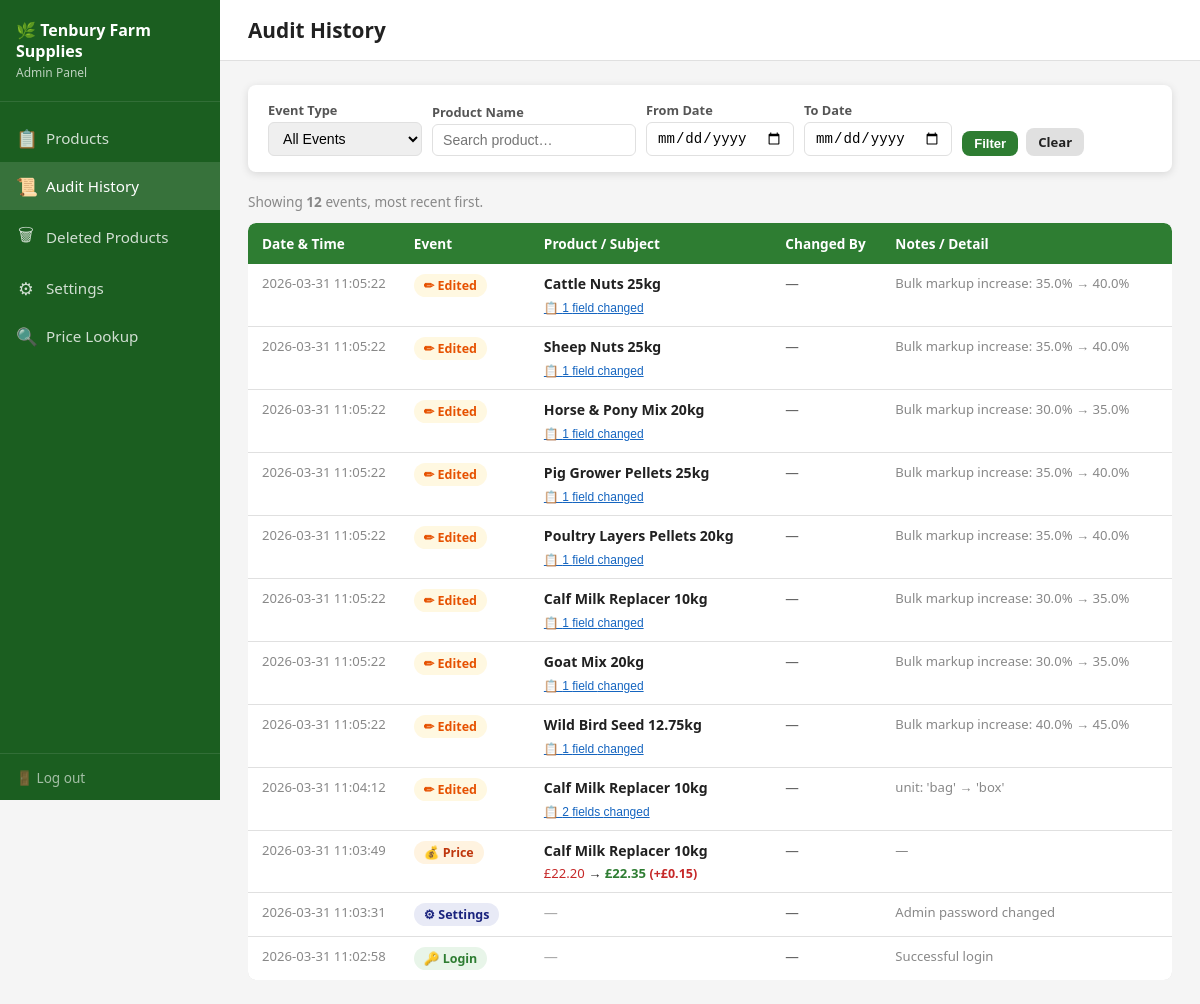
/admin/history (signed in), run on the app's committed database.
### tables this page shows
CREATE TABLE settings (
            key   TEXT PRIMARY KEY,
            value TEXT NOT NULL
        );

CREATE TABLE audit_log (
            id           INTEGER PRIMARY KEY AUTOINCREMENT,
            event_type   TEXT    NOT NULL,
            product_id   INTEGER,
            product_name TEXT    NOT NULL DEFAULT '',
            changed_by   TEXT    NOT NULL DEFAULT '',
            notes        TEXT    NOT NULL DEFAULT '',
            old_data     TEXT,
            new_data     TEXT,
            changed_at   TEXT    NOT NULL DEFAULT ''
        );

### app.py (the view)
@app.route("/admin/history")
@require_admin
def admin_history():
    db = get_db()
    event_filter   = request.args.get("event_type", "")
    product_filter = request.args.get("product", "").strip()
    date_from      = request.args.get("date_from", "").strip()
    date_to        = request.args.get("date_to", "").strip()
    query  = "SELECT * FROM audit_log WHERE 1=1"
    params = []
    if event_filter:
        query += " AND event_type=?"
        params.append(event_filter)
    if product_filter:
        query += " AND product_name LIKE ?"
        params.append(f"%{product_filter}%")
    if date_from:
        query += " AND changed_at >= ?"
        params.append(date_from + " 00:00:00")
    if date_to:
        query += " AND changed_at <= ?"
        params.append(date_to + " 23:59:59")
    query += " ORDER BY changed_at DESC LIMIT 500"
    rows = db.execute(query, params).fetchall()
    history = []
    for r in rows:
        entry = dict(r)
        try:
            entry["old_data"] = json.loads(r["old_data"]) if r["old_data"] else None
        except Exception:
            entry["old_data"] = None
        try:
            entry["new_data"] = json.loads(r["new_data"]) if r["new_data"] else None
        except Exception:
            entry["new_data"] = None
        history.append(entry)
    event_types = [
        "product_added", "product_edited", "product_deleted", "product_restored",
        "price_changed", "category_added", "category_deleted",
        "unit_added", "unit_deleted", "settings_changed",
        "admin_login", "admin_logout"
    ]
    return render_template("admin_history.html",
                           history=history,
                           event_types=event_types,
                           event_filter=event_filter,
                           product_filter=product_filter,
                           date_from=date_from,
                           date_to=date_to,
                           shop_name=get_setting("shop_name"))

### app.py (called while the page is built)
def require_admin(f):
    @wraps(f)
    def decorated(*args, **kwargs):
        if not session.get("admin_logged_in"):
            flash("Please log in to access the admin panel.", "info")
            return redirect(url_for("admin_login"))
        return f(*args, **kwargs)
    return decorated

def get_db():
    if "db" not in g:
        g.db = sqlite3.connect(DB_PATH)
        g.db.row_factory = sqlite3.Row
        g.db.execute("PRAGMA journal_mode=WAL")
    return g.db

def get_setting(key, default=""):
    db = get_db()
    row = db.execute("SELECT value FROM settings WHERE key=?", (key,)).fetchone()
    return row["value"] if row else default

### templates/admin_history.html (shortened to what this page needs)
<!DOCTYPE html>
<html lang="en">
<head>
  <link rel="stylesheet" href="{{ url_for('static', filename='css/style.css') }}">
</head>
<body>
<div class="admin-layout">
  <aside class="admin-sidebar">
    <div class="sidebar-brand">
      <h2>🌿 {{ shop_name }}</h2>
      <div class="brand-sub">Admin Panel</div>
    </div>
    <nav class="sidebar-nav">
      <a href="{{ url_for('admin_products') }}">
        <span class="nav-icon">📋</span> Products
      </a>
      <a href="{{ url_for('admin_history') }}" class="active">
        <span class="nav-icon">📜</span> Audit History
      </a>
      <a href="{{ url_for('admin_deleted_products') }}">
        <span class="nav-icon">🗑</span> Deleted Products
      </a>
      <a href="{{ url_for('admin_settings') }}">
        <span class="nav-icon">⚙</span> Settings
      </a>
      <a href="{{ url_for('index') }}" target="_blank">
        <span class="nav-icon">🔍</span> Price Lookup
      </a>
    </nav>
    <div class="sidebar-footer">
      <a href="{{ url_for('admin_logout') }}">🚪 Log out</a>
    </div>
  </aside>
  <div class="admin-main">
    <div class="admin-topbar">
      <h1>Audit History</h1>
    </div>
    <div class="admin-content">
      <form method="GET" class="filter-bar">
        <div>
          <label>Event Type</label>
          <select name="event_type">
            <option value="">All Events</option>
          </select>
        </div>
        <div>
          <label>Product Name</label>
          <input type="text" name="product" value="{{ product_filter }}" placeholder="Search product…">
        </div>
        <div>
          <label>From Date</label>
          <input type="date" name="date_from" value="{{ date_from }}">
        </div>
        <div>
          <label>To Date</label>
          <input type="date" name="date_to" value="{{ date_to }}">
        </div>
        <div style="display:flex;gap:8px;align-items:flex-end">
          <button type="submit" class="btn btn-primary btn-sm">Filter</button>
          <a href="{{ url_for('admin_history') }}" class="btn btn-secondary btn-sm">Clear</a>
        </div>
      </form>
      {% if history %}
        <p style="color:#888;font-size:0.85rem;margin-bottom:12px">
          Showing <strong>{{ history|length }}</strong> event{{ 's' if history|length != 1 else '' }}, most recent first.
        </p>
        <div class="table-wrap">
        <table class="history-table" style="table-layout:auto">
          <thead>
            <tr>
              <th style="width:150px">Date &amp; Time</th>
              <th style="width:130px">Event</th>
              <th>Product / Subject</th>
              <th style="width:110px">Changed By</th>
              <th>Notes / Detail</th>
            </tr>
          </thead>
          <tbody>
            {% for h in history %}
            <tr class="history-row">
              <td style="white-space:nowrap;color:#888;font-size:0.82rem">{{ h.changed_at }}</td>
              <td>
                <span class="event-badge ev-{{ h.event_type }}">
                  {% if h.event_type == 'product_added' %}➕ Added
                  {% elif h.event_type == 'product_edited' %}✏ Edited
                  {% elif h.event_type == 'product_deleted' %}🗑 Deleted
                  {% elif h.event_type == 'product_restored' %}♻ Restored
                  {% elif h.event_type == 'price_changed' %}💰 Price
                  {% elif h.event_type == 'category_added' %}📁 Cat+
                  {% elif h.event_type == 'category_deleted' %}📁 Cat−
                  {% elif h.event_type == 'unit_added' %}📐 Unit+
                  {% elif h.event_type == 'unit_deleted' %}📐 Unit−
                  {% elif h.event_type == 'settings_changed' %}⚙ Settings
                  {% elif h.event_type == 'admin_login' %}🔑 Login
                  {% elif h.event_type == 'admin_logout' %}🚪 Logout
                  {% else %}{{ h.event_type }}
                  {% endif %}
                </span>
              </td>
              <td>
                {% if h.product_name %}
                  <strong>{{ h.product_name }}</strong>
                {% else %}
                  <span style="color:#aaa">—</span>
                {% endif %}
                {% if h.event_type == 'price_changed' and h.old_data and h.new_data %}
                  <div style="margin-top:4px;font-size:0.82rem">
                    <span style="color:#c62828">£{{ "%.2f"|format(h.old_data.cost_price) }}</span>
                    → <span style="color:#2e7d32;font-weight:700">£{{ "%.2f"|format(h.new_data.cost_price) }}</span>
                    {% set diff = h.new_data.cost_price - h.old_data.cost_price %}
                    {% if diff > 0 %}
                      <span class="price-up" style="font-size:0.78rem">(+£{{ "%.2f"|format(diff) }})</span>
                    {% elif diff < 0 %}
                      <span class="price-down" style="font-size:0.78rem">(−£{{ "%.2f"|format(diff|abs) }})</span>
                    {% endif %}
                  </div>
                {% endif %}
                {% if h.event_type == 'product_edited' and h.old_data and h.new_data %}
                  {% set changed_fields = [] %}
                  {% if changed_fields %}
                  <div style="margin-top:4px">
                    <button class="detail-toggle" onclick="toggleDetail({{ h.id }})">
                      📋 {{ changed_fields|length }} field{{ 's' if changed_fields|length != 1 else '' }} changed
                    </button>
                  </div>
                  {% endif %}
                {% endif %}
              </td>
              <td style="color:#666;font-size:0.85rem">{{ h.changed_by or '—' }}</td>
              <td style="color:#888;font-size:0.82rem">{{ h.notes or '—' }}</td>
            </tr>
            {% endfor %}
          </tbody>
        </table>
        </div>
      {% endif %}
    </div>
  </div>
</div>
</body>
</html>

### static/css/style.css (style rules this page uses)
:root { --green-dark: #1b5e20; --green-mid: #2e7d32; --green-light: #4caf50; --green-pale: #e8f5e9; --green-border: #a5d6a7; --amber: #ff8f00; --amber-pale: #fff8e1; --red: #c62828; --red-pale: #ffebee; --blue: #1565c0; --blue-pale: #e3f2fd; --text-dark: #212121; --text-mid: #555; --text-light: #888; --white: #ffffff; --grey-light: #f5f5f5; --grey-mid: #e0e0e0; --shadow: 0 2px 8px rgba(0,0,0,0.12); --radius: 8px; }
* { box-sizing: border-box; margin: 0; padding: 0; }
body { font-family: 'Segoe UI', Arial, sans-serif; background: var(--grey-light); color: var(--text-dark); min-height: 100vh; }
.admin-layout { display: flex; min-height: 100vh; overflow-x: hidden; }
.admin-sidebar { width: 220px; min-width: 220px; background: var(--green-dark); color: white; flex-shrink: 0; display: flex; flex-direction: column; position: sticky; top: 0; height: 100vh; overflow-y: auto; }
.sidebar-brand { padding: 20px 16px; border-bottom: 1px solid rgba(255,255,255,0.1); }
.sidebar-brand h2 { font-size: 1rem; font-weight: 700; line-height: 1.3; }
.sidebar-brand .brand-sub { font-size: 0.75rem; opacity: 0.7; margin-top: 2px; }
.sidebar-nav { flex: 1; padding: 12px 0; }
.sidebar-nav a { display: flex; align-items: center; gap: 10px; padding: 12px 16px; color: rgba(255,255,255,0.8); text-decoration: none; font-size: 0.95rem; transition: background 0.15s, color 0.15s; }
.sidebar-nav a:hover, .sidebar-nav a.active { background: rgba(255,255,255,0.12); color: white; }
.sidebar-nav a .nav-icon { font-size: 1.1rem; width: 20px; text-align: center; }
.sidebar-footer { padding: 12px 16px; border-top: 1px solid rgba(255,255,255,0.1); }
.sidebar-footer a { color: rgba(255,255,255,0.6); text-decoration: none; font-size: 0.85rem; }
.admin-main { flex: 1; min-width: 0; display: flex; flex-direction: column; }
.admin-topbar { background: white; border-bottom: 1px solid var(--grey-mid); padding: 16px 28px; display: flex; align-items: center; justify-content: space-between; position: sticky; top: 0; z-index: 10; }
.admin-topbar h1 { font-size: 1.3rem; font-weight: 600; color: var(--text-dark); }
.admin-content { flex: 1; padding: 24px 28px; overflow-y: auto; max-width: 1400px; width: 100%; }
.table-wrap { overflow-x: auto; -webkit-overflow-scrolling: touch; border-radius: var(--radius); }
.btn { display: inline-flex; align-items: center; gap: 6px; padding: 9px 18px; border-radius: var(--radius); font-size: 0.9rem; font-weight: 600; cursor: pointer; border: none; text-decoration: none; transition: filter 0.15s, transform 0.1s; white-space: nowrap; }
.btn-primary { background: var(--green-mid); color: white; }
.btn-secondary { background: var(--grey-mid); color: var(--text-dark); }
.btn-sm { padding: 5px 12px; font-size: 0.82rem; }
.history-table { width: 100%; border-collapse: collapse; background: white; border-radius: var(--radius); overflow: hidden; box-shadow: var(--shadow); }
.history-table th { background: var(--green-mid); color: white; padding: 11px 14px; text-align: left; font-size: 0.85rem; }
.history-table td { padding: 10px 14px; border-bottom: 1px solid var(--grey-mid); font-size: 0.88rem; }
.history-table tr:last-child td { border-bottom: none; }
.price-up { color: var(--red); font-weight: 700; }

### templates/admin_history.html (style rules this page uses)
.event-badge { display: inline-flex; align-items: center; gap: 5px; padding: 3px 10px; border-radius: 12px; font-size: 0.78rem; font-weight: 700; white-space: nowrap; }
.ev-product_edited { background:#fff8e1; color:#e65100; }
.ev-price_changed { background:#fff3e0; color:#bf360c; }
.ev-settings_changed { background:#e8eaf6; color:#1a237e; }
.ev-admin_login { background:#e8f5e9; color:#2e7d32; }
.filter-bar { background:white; border-radius:var(--radius); box-shadow:var(--shadow); padding:16px 20px; margin-bottom:20px; display:flex; flex-wrap:wrap; gap:10px; align-items:flex-end; }
.filter-bar label { font-size:0.8rem; font-weight:600; color:#555; display:block; margin-bottom:3px; }
.filter-bar input, .filter-bar select { padding:7px 10px; border:1px solid var(--grey-mid); border-radius:6px; font-size:0.88rem; outline:none; }
.history-row td { vertical-align:top; }
.detail-toggle { font-size:0.75rem; color:var(--blue); cursor:pointer; text-decoration:underline; background:none; border:none; padding:0; }

### data on the page
settings: value "Tenbury Farm Supplies"
audit_log: changed_at "2026-03-31 11:05:22", event_type "✏ Edited", product_name "Cattle Nuts 25kg", changed_fields "1", changed_by "—", notes "Bulk markup increase: 35.0% → 40.0%"
audit_log: changed_at "2026-03-31 11:05:22", event_type "✏ Edited", product_name "Sheep Nuts 25kg", changed_fields "1", changed_by "—", notes "Bulk markup increase: 35.0% → 40.0%"
audit_log: changed_at "2026-03-31 11:05:22", event_type "✏ Edited", product_name "Horse & Pony Mix 20kg", changed_fields "1", changed_by "—", notes "Bulk markup increase: 30.0% → 35.0%"
audit_log: changed_at "2026-03-31 11:05:22", event_type "✏ Edited", product_name "Pig Grower Pellets 25kg", changed_fields "1", changed_by "—", notes "Bulk markup increase: 35.0% → 40.0%"
audit_log: changed_at "2026-03-31 11:05:22", event_type "✏ Edited", product_name "Poultry Layers Pellets 20kg", changed_fields "1", changed_by "—", notes "Bulk markup increase: 35.0% → 40.0%"
audit_log: changed_at "2026-03-31 11:05:22", event_type "✏ Edited", product_name "Calf Milk Replacer 10kg", changed_fields "1", changed_by "—", notes "Bulk markup increase: 30.0% → 35.0%"
audit_log: changed_at "2026-03-31 11:05:22", event_type "✏ Edited", product_name "Goat Mix 20kg", changed_fields "1", changed_by "—", notes "Bulk markup increase: 30.0% → 35.0%"
audit_log: changed_at "2026-03-31 11:05:22", event_type "✏ Edited", product_name "Wild Bird Seed 12.75kg", changed_fields "1", changed_by "—", notes "Bulk markup increase: 40.0% → 45.0%"
audit_log: changed_at "2026-03-31 11:04:12", event_type "✏ Edited", product_name "Calf Milk Replacer 10kg", changed_fields "2", value "s", changed_by "—", notes "unit: 'bag' → 'box'"
audit_log: changed_at "2026-03-31 11:03:49", event_type "💰 Price", product_name "Calf Milk Replacer 10kg", old_data.cost_price "22.20", new_data.cost_price "22.35", diff "0.15", changed_by "—", notes "—"
audit_log: changed_at "2026-03-31 11:03:31", event_type "⚙ Settings", changed_by "—", notes "Admin password changed"
audit_log: changed_at "2026-03-31 11:02:58", event_type "🔑 Login", changed_by "—", notes "Successful login"

### other printed values
{{ history|length }} "12"
{{ 's' if history|length != 1 else '' }} "s"
